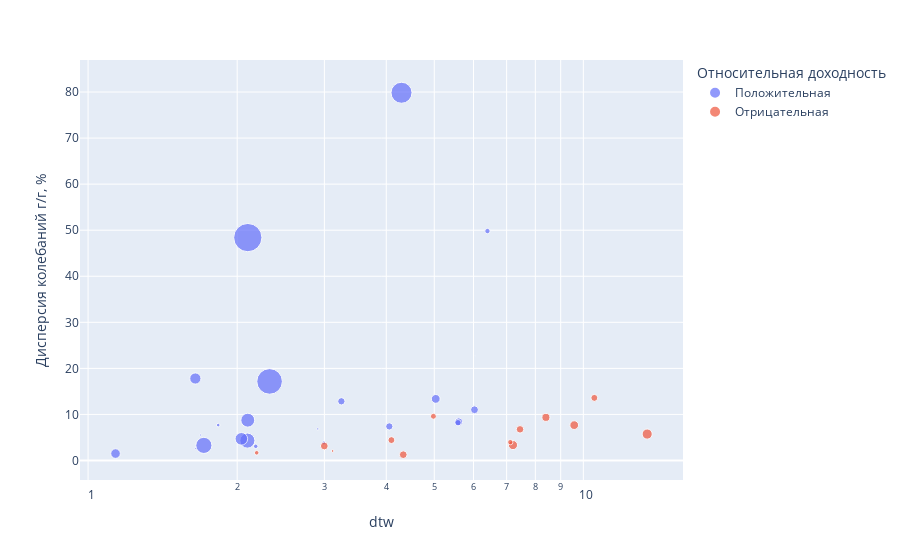

Notebook cell for this chart:
### Code cell
plot_2.show()

### Figure 1 — Plotly figure (JSON) as saved in the notebook; plotly's stock layout.template omitted (floating-point values rounded to 4 significant figures)
{"data": [{"hovertemplate": "<b>%{hovertext}</b><br><br>Относительная доходность=Положительная<br>dtw=%{x}<br>Дисперсия колебаний г/г, %=%{y}<br>Полная относительная доходность, %=%{marker.size}<extra></extra>", "hovertext": ["YNDX", "AGRO", "BSPB", "GAZP", "MVID", "MAGN", "MTLR", "MTLRP", "LKOH", "NLMK", "PIKK", "PLZL", "SBER", "SBERP", "CHMF", "SELG", "TGKA", "FEES", "PHOR", "MSNG", "NVTK", "ROSN", "TATNP"], "legendgroup": "Положительная", "marker": {"color": "#636efa", "size": [195.2, 120.3, 82.41, 8.216, 83.69, 300.5, 45.04, 687.2, 5.747, 6.073, 351.3, 1017.0, 247.4, 406.6, 19.89, 1242.0, 0.1936, 96.68, 26.06, 95.42, 143.9, 31.32, 63.62], "sizemode": "area", "sizeref": 3.106, "symbol": "circle"}, "mode": "markers", "name": "Положительная", "orientation": "v", "showlegend": true, "type": "scatter", "x": [1.646, 5.034, 4.057, 2.909, 3.246, 2.101, 6.402, 4.294, 1.649, 1.686, 2.097, 2.325, 2.039, 1.713, 1.831, 2.101, 6.049, 5.602, 2.993, 6.029, 1.136, 2.18, 5.583], "xaxis": "x", "y": [17.8, 13.37, 7.4, 6.857, 12.85, 8.753, 49.81, 79.84, 2.592, 5.53, 4.316, 17.17, 4.7, 3.279, 7.684, 48.4, 22.73, 8.402, 3.812, 11.01, 1.505, 3.082, 8.206], "yaxis": "y"}, {"hovertemplate": "<b>%{hovertext}</b><br><br>Относительная доходность=Отрицательная<br>dtw=%{x}<br>Дисперсия колебаний г/г, %=%{y}<br>Полная относительная доходность, %=%{marker.size}<extra></extra>", "hovertext": ["ALRS", "VTBR", "AFKS", "AFLT", "GMKN", "LSRG", "MTSS", "MOEX", "RTKM", "RTKMP", "TRNFP", "HYDR", "TATN"], "legendgroup": "Отрицательная", "marker": {"color": "#EF553B", "size": [73.99, 159.9, 54.58, 75.19, 32.61, 100.6, 92.65, 10.97, 129.8, 93.85, 117.9, 88.26, 44.03], "sizemode": "area", "sizeref": 3.106, "symbol": "circle"}, "mode": "markers", "name": "Отрицательная", "orientation": "v", "showlegend": true, "type": "scatter", "x": [4.097, 13.45, 4.981, 10.52, 2.19, 8.403, 4.329, 3.117, 7.209, 2.999, 9.584, 7.45, 7.12], "xaxis": "x", "y": [4.428, 5.74, 9.602, 13.6, 1.665, 9.361, 1.262, 2.065, 3.354, 3.147, 7.678, 6.763, 3.985], "yaxis": "y"}], "layout": {"legend": {"itemsizing": "constant", "title": {"text": "Относительная доходность"}, "tracegroupgap": 0}, "margin": {"t": 60}, "xaxis": {"anchor": "y", "domain": [0, 1], "title": {"text": "dtw"}, "type": "log"}, "yaxis": {"anchor": "x", "domain": [0, 1], "title": {"text": "Дисперсия колебаний г/г, %"}}}}
